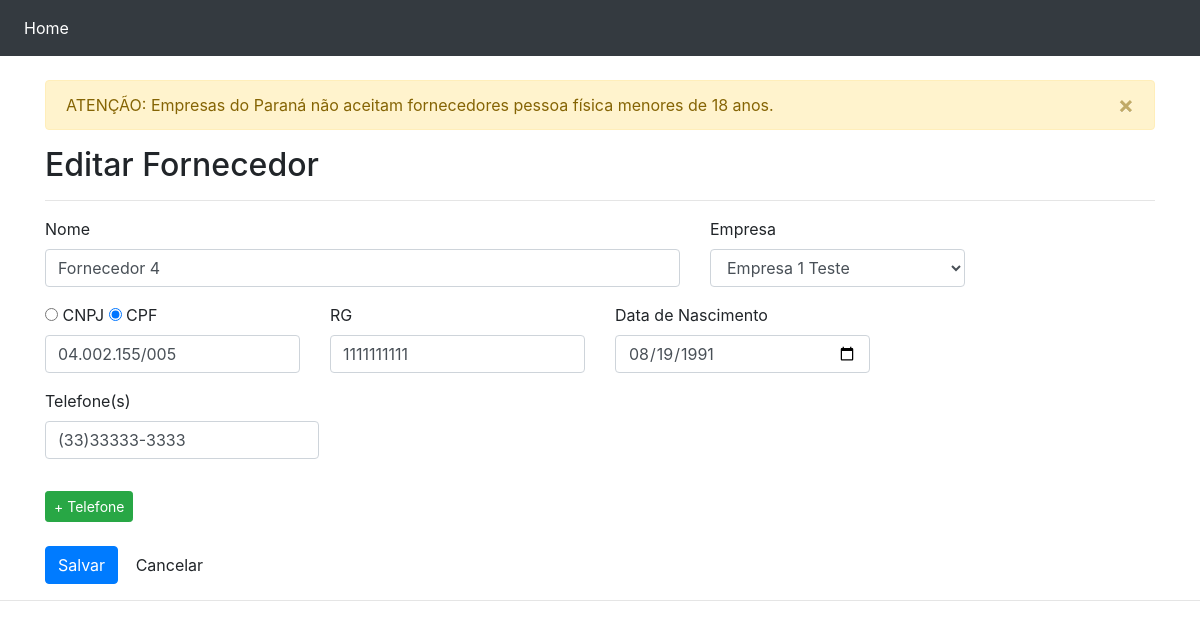
The page /index.php?url=editarFornecedor&fornecedor=3 on the database its author committed.
### tables this page shows
CREATE TABLE `fornecedor` (
  `id_fornecedor` int(11) NOT NULL,
  `id_empresa` int(11) NOT NULL,
  `nome` varchar(50) NOT NULL,
  `cpf_cnpj` char(18) NOT NULL,
  `rg` char(10) NOT NULL,
  `data_nascimento` date DEFAULT NULL,
  `data_hora` datetime NOT NULL
);

CREATE TABLE `telefone` (
  `id_telefone` int(11) NOT NULL,
  `id_fornecedor` int(11) NOT NULL,
  `telefone` char(14) NOT NULL
);

### ctrl/database.php (called while the page is built, shortened)
<?php
function open_database()
{
    try {
        $conn = new mysqli(DB_HOST, DB_USER, DB_PASSWORD, DB_NAME);
        return $conn;
    } catch (Exception $e) {
        echo $e->getMessage();
        return null;
    }
}
function find($table = null, $condition = null, $id = null)
{
    $database = open_database();
    $found = null;
    try {
        if ($id) {
            $sql = "SELECT * FROM " . $table . " WHERE ".$condition." = " . $id;
            $result = $database->query($sql);
            if ($result && $result->num_rows > 0) {
                $found = $result->fetch_all(MYSQLI_ASSOC);
            }
        } else {
            $sql = "SELECT * FROM " . $table;
            $result = $database->query($sql);
            if ($result->num_rows > 0) {
                $found = $result->fetch_all(MYSQLI_ASSOC);
            }
        }
    } catch (Exception $e) {
        $_SESSION['message'] = $e->GetMessage();
        $_SESSION['type'] = 'danger';
    }
    return $found;
}
function find_all($table)
{
    return find($table);
}

### ctrl/ctrl-fornecedores.php (called while the page is built, shortened)
<?php
function edit()
{
    if (isset($_GET['fornecedor'])) {
        $idFornecedor = $_GET['fornecedor'];
        if (isset($_POST['fornecedor'])) {
            $fornecedor = $_POST['fornecedor'];
            $fornecedor['cpfCnpj'] = $_POST['cpfCnpj'];
            $validacao = validacoes($fornecedor);
            if ($validacao) {
                unset($fornecedor['cpfCnpj']);
                $telefonesAtuais = $_POST['telefoneAtual'];
                update('fornecedor', $fornecedor,'id_fornecedor',$idFornecedor);
                $arrayTelefone['id_fornecedor']=$idFornecedor;
                foreach($telefonesAtuais as $key => $telefone){
                    $arrayTelefone['telefone'] = $telefone;
                    update('telefone',$arrayTelefone,'id_telefone',$key);
                }
                if(isset($_POST['telefone'])){
                    addTelefones($_POST['telefone'],$idFornecedor);
                }
                header('location: index.php?url=fornecedor&empresa='.$fornecedor["'id_empresa'"]);
            }else{
                header('location: index.php?url=editarFornecedor&fornecedor='.$idFornecedor);
            }
        } else {
            $fornecedor = find('fornecedor', 'id_fornecedor', $idFornecedor);
            $fornecedor = $fornecedor[0];
            $empresas = find_all('empresa');
            $empresa = find('empresa', 'id_empresa', $fornecedor['id_empresa']);
            $empresa = $empresa[0];
            $telefones = find('telefone', 'id_fornecedor', $fornecedor['id_fornecedor']);
            $campoCpfCnpj = verificaCpfCnpj($fornecedor['cpf_cnpj']);
            if ($campoCpfCnpj == 'cpf') {
                $placeholder = "placeholder='___.___.___-__'";
                $camposCPF = "";
                $required = true;
            } else {
                $placeholder = "placeholder='__.___.___/____-__'";
                $camposCPF = "style='display:none;'";
                $required = false;
            }
        }
    }
}
function verificaCpfCnpj($valor)
{
    if (strlen($valor) == 18) {
        $verificador = "cnpj";
    } else {
        $verificador = "cpf";
    }
    return $verificador;
}

### view/fornecedores/editFornecedor.php (the view, shortened to what this page needs)
<?php require_once('ctrl/ctrl-fornecedores.php');
edit();
if($fornecedor):
    if (!empty($_SESSION['message'])) : ?>
        <div class="alert alert-<?php echo $_SESSION['type']; ?> alert-dismissible" role="alert">
            <button type="button" class="close" data-dismiss="alert" aria-label="Close">
                <span aria-hidden="true">&times;</span>
            </button> <?php echo $_SESSION['message']; ?>
        </div>
    <?php
    endif;
?>
<h2>Editar Fornecedor</h2>
<form action="index.php?url=editarFornecedor&fornecedor=<?php echo $fornecedor['id_fornecedor']; ?>" method="post" name="fornecedor">
    <hr />
    <div class="row">
        <div class="form-group col-md-7">
            <label for="fornecedor['nome']">Nome</label>
            <input type="text" class="form-control" name="fornecedor['nome']" value="<?php echo $fornecedor['nome']; ?>" required>
        </div>
        <div class="form-group col-md-3">
            <label for="fonecedor['id_empresa']">Empresa</label>
            <select name="fornecedor['id_empresa']" class="form-control">
            <?php if($empresas) : foreach($empresas as $optionEmpresa):?>
                <option value=<?php echo $optionEmpresa["id_empresa"];
                    if($optionEmpresa['id_empresa'] == $empresa['id_empresa']) echo " selected";?>>
                    <?php echo $optionEmpresa['nome_fantasia']; ?>
                </option>
            <?php endforeach; else :?>
            <option>Erro ao carregar</option>
            <?php endif; ?>
            </select>
        </div>
        <div class="form-group col-md-3">
            <label>
                <input type="radio" name="cpfCnpj" value="cnpj" <?= $campoCpfCnpj == 'cnpj' ? 'checked="true"' : ''; ?>> CNPJ
                <input type="radio" name="cpfCnpj" value="cpf" <?= $campoCpfCnpj == 'cpf' ? 'checked="true"' : ''; ?>> CPF
            </label>
            <input type="text" class="form-control" id="cpf_cnpj" name="fornecedor['cpf_cnpj']" <?php echo 'value= ' . $fornecedor['cpf_cnpj'] . " " . $placeholder; ?> required>
        </div>
        <div class="form-group col-md-3 camposCPF" <?php echo $camposCPF; ?>>
            <label for="fornecedor['rg']">RG</label>
            <input type="text" class="form-control" name="fornecedor['rg']" value="<?php echo $fornecedor['rg']; ?>" maxlength="10" required=<?php echo $required; ?>>
        </div>
        <div class="form-group col-md-3 camposCPF" <?php echo $camposCPF; ?>>
            <label for="data_nascimento">Data de Nascimento</label>
            <input type="date" class="form-control" name="fornecedor['data_nascimento']" value="<?php echo $fornecedor['data_nascimento']; ?>" required=<?php echo $required; ?>>
        </div>
    </div>
    <div class="row">
        <div class="form-group col-md-4" id="telefones">
            <label for="telefone">Telefone(s)</label><br>
            <?php foreach ($telefones as $key => $telefone) { ?>
                <label>
                    <label>
                        <input type="text" class="form-control telefone" name="telefoneAtual[<?php echo $telefone['id_telefone']; ?>]" value="<?php echo $telefone['telefone']; ?>" required>
                    </label>
                </label>
            <?php } ?>
        </div>
    </div>
    <button type="button" class="btn btn-success btn-sm addtelefone">+ Telefone</button>
    <br><br>
    <div id="actions" class="row">
        <div class="col-md-12"> <button type="submit" class="btn btn-primary">Salvar</button>
        <a href="index.php?url=fornecedor&empresa=<?php echo $empresa['id_empresa']; ?>" class="btn btn-default">Cancelar</a> </div>
    </div>
</form>
<?php else : echo "Não foi possível carregar as informações do fornecedor"; endif?>

### view/css/starter-template.css (style rules this page uses)
body { padding-top: 5rem; }
.close { right: 0; }

### view/header.php (style rules this page uses)
body { padding-top: 50px; padding-bottom: 20px; }

### rows shown on the page
fornecedor: nome "Fornecedor 4", cpf_cnpj "☐ CNPJ CPF", cpf_cnpj "☑", cpf_cnpj "04.002.155/005", rg "1111111111", data_nascimento "08/19/1991"
telefone: telefone "(33)33333-3333"

### other values the page prints
$_SESSION['message'] "ATENÇÃO: Empresas do Paraná não aceitam fornecedores pessoa física menores de 18 anos."
form field value "Empresa 1 Teste"
